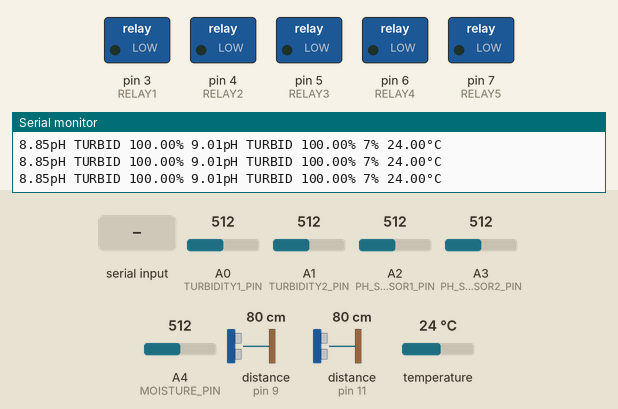
A sketch run on a simulated Arduino Uno, built with avr-gcc and run on an emulated ATmega328P. On the bench: switched loads named in the sketch (green lamp = pin HIGH), the last lines printed to the serial monitor. The inputs (shaded band) are chosen by the test bench; at power-on: distance to the obstacle (sensors on pin 11, pin 9) 80 cm, A0 (TURBIDITY1_PIN) = 512, A1 (TURBIDITY2_PIN) = 512, A2 (PH_SENSOR1_PIN) = 512, A3 (PH_SENSOR2_PIN) = 512, A4 (MOISTURE_PIN) = 512, temperature 24 °C. The echo pulse lasts 58.3 µs per cm.

Above: at 1.2 s.
1.3 s: "1\n" received over Serial
At 2.0 s:
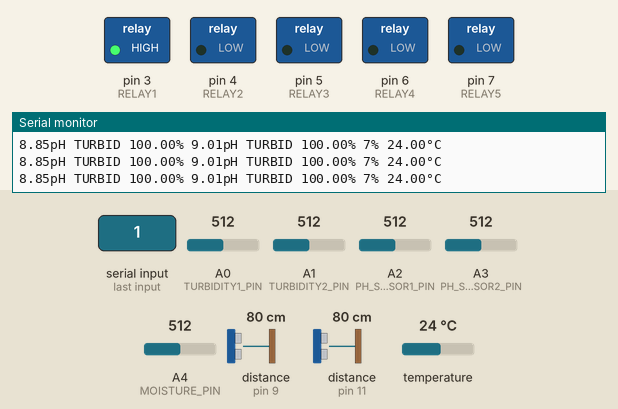
2.8 s: distance to the obstacle (sensor on pin 11) set to 34 cm
5.8 s: distance to the obstacle (sensor on pin 11) set to 27 cm
At 6.5 s:
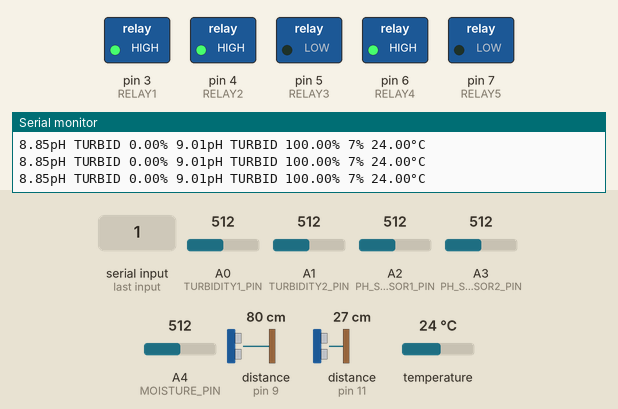
7.3 s: byte 51 ('3') received over Serial
At 8.1 s:
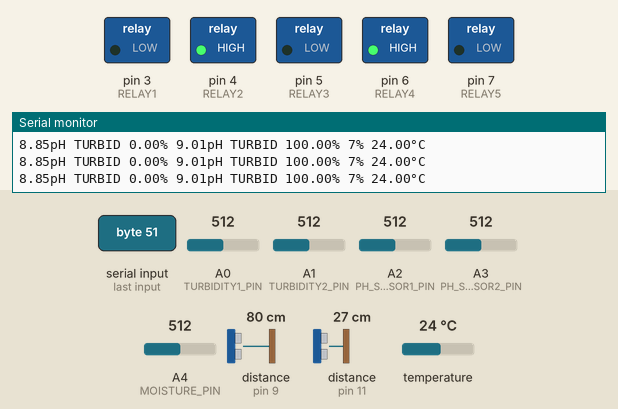
11.8 s: A0 (TURBIDITY1_PIN) set to 571
At 12.14 s:
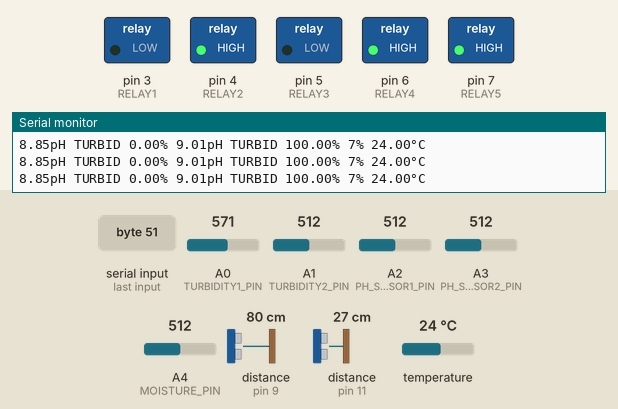
13.7 s: A0 (TURBIDITY1_PIN) set to 578
Timing chart, 0 to 16.6 s (numbered marks = the images above; inputs shaded):
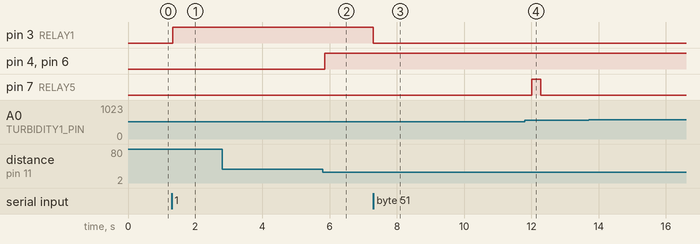

Measured:
- the behaviour switches between 31 and 30 cm on distance to the obstacle (sensor on pin 11) (found by bisection; images 1 and 2)
- after the input at 1.3 s, pin 3 (RELAY1): LOW → HIGH at once
- after the input at 5.8 s, pin 4 (RELAY2), pin 6 (RELAY4): LOW → HIGH after 0.06 s
- after the input at 7.3 s, pin 3 (RELAY1): HIGH → LOW at once

The sketch:

vermifilter.ino
```cpp
#include <NewPing.h> //Ultrasonic Sensor Library
#include <OneWire.h> //Temperature Sensor Library

// CONSTANTS
#define TRIGGER1_PIN    12  // Arduino pin tied to trigger pin on the first ultrasonic sensor.
#define ECHO1_PIN       11  // Arduino pin tied to echo pin on the first ultrasonic sensor.
#define TRIGGER2_PIN    10  // Arduino pin tied to trigger pin on the second ultrasonic sensor.
#define ECHO2_PIN        9  // Arduino pin tied to echo pin on the second ultrasonic sensor.
#define RELAY1           3  // Arduino pin tied to relay1 pin of the influent pump.
#define RELAY2           4  // Arduino pin tied to relay2 pin of the mixing pump1.
#define RELAY3           5  // Arduino pin tied to relay3 pin of the soda ash pump.
#define RELAY4           6  // Arduino pin tied to relay4 pin of the mixing pump2.
#define RELAY5           7  // Arduino pin tied to relay5 pin of solenoid valve.
#define TURBIDITY1_PIN  A0 // Arduino pin tied to turbidity1 sensor.
#define TURBIDITY2_PIN  A1 // Arduino pin tied to turbidity2 sensor.
#define PH_SENSOR1_PIN  A2 // Arduino pin tied to ph1 sensor.
#define PH_SENSOR2_PIN  A3 // Arduino pin tied to ph2 sensor.
#define MOISTURE_PIN    A4 // Arduino pin tied to soil moisture sensor.
#define TEMPERATURE_PIN A5 // Arduino pin tied to temperature sensor.
#define MAX_DISTANCE    30 // Maximum distance we want to ping for (in centimeters). Maximum sensor distance is rated at 400-500cm.
#define Offset1          0.10  //Deviation compensate for pH Sensor1.
#define Offset2          0.26  //Deviation compensate for pH Sensor2.
#define OffsetTurb1      0.40 //Deviation compensate for Turbidity Sensor1.
#define OffsetTurb2      0.04 //Deviation compensate for Turbidity Sensor2.
#define ArrayLength1     40 // Times of collection for pH values.
#define ArrayLength2     40 // Times of collection for pH values.


// DECLARATION
boolean initStatus = 0; //Store initialization status
boolean relay5_State = 0; //Store relay5 status
boolean relay3_State = 0;
boolean isFull = 0; //Store container status
char incoming; //Incoming value for serial
float turbidityUnit1, turbidityUnit2, pHUnit1, pHUnit2, temperature, pHvoltage1, pHvoltage2, voltage1, voltage2, sensorValue1, sensorValue2;
float max_distance1 = 26.0, max_distance2 = 25.0;
int pHArray1[ArrayLength1];   //Store the average value of the sensor feedback
int pHArrayIndex1 = 0;
int pHArray2[ArrayLength2];   //Store the average value of the sensor feedback
int pHArrayIndex2 = 0;
int distance1, distance2, moistureValue;
unsigned long interval_On = 250, interval_Off = 12000, previousMillis1 = 0, previousMillis2 = 0, previousMillis3 = 0, previousMillis4 = 0, previousMillis5 = 0;
OneWire ds(TEMPERATURE_PIN);
NewPing sonar1(TRIGGER1_PIN, ECHO1_PIN, MAX_DISTANCE); // NewPing setup of pins and maximum distance. Ultrasonic Sensor NewPing1
NewPing sonar2(TRIGGER2_PIN, ECHO2_PIN, MAX_DISTANCE); // NewPing setup of pins and maximum distance. Ultrasonic Sensor NewPing2

// SETUP
void setup() {
  Serial.begin(2000000); //Begin serial transmission at 2000000 Baud rate
  pinMode(RELAY1, OUTPUT); //Set relay1 as output.
  pinMode(RELAY2, OUTPUT); //Set relay2 as output.
  pinMode(RELAY3, OUTPUT); //Set relay3 as output.
  pinMode(RELAY4, OUTPUT); //Set relay4 as output.
  pinMode(RELAY5, OUTPUT); //Set relay5 as output.
}

// LOOP
void loop() {
  main_printF();
  if (Serial.available() > 0) {
    incoming = Serial.read(); //Read transmitted input from Raspberry Pi
    if (incoming == '1') {
      initStatus = true;
      digitalWrite(RELAY1, HIGH); //Pump water to influent container.
      while (initStatus) {
        main_printF();
        if (distance1 > 11 && distance1 <= 30 && !isFull) {
          digitalWrite(RELAY1, HIGH); //Pump water to influent container until it is full.
          digitalWrite(RELAY4, HIGH); //Turn on mixing pump
          digitalWrite(RELAY2, HIGH);
//          if (pHUnit1 <= 6.00) {
//            unsigned long currentMillis5 = millis();
//            if (!relay3_State && currentMillis5 - previousMillis5 >= 5000) {
//              previousMillis5 = millis();
//              relay3_State = true;
//              digitalWrite(RELAY3, relay3_State);
//            }
//            else if (relay3_State && currentMillis5 - previousMillis5 >= 100) {
//              previousMillis5 = millis();
//              relay3_State = false;
//              digitalWrite(RELAY3, relay3_State);
//            }
//          }
//          else if (pHUnit1 > 6.00) {
//            digitalWrite(RELAY3, LOW);
//          }
        }
        else if (distance1 != 0) { //Check if influent container is full.
          isFull = true;
          digitalWrite(RELAY4, HIGH); //Turn on mixing pump
          digitalWrite(RELAY2, HIGH);
//          if (pHUnit1 <= 6.00) {
//            unsigned long currentMillis5 = millis();
//            if (!relay3_State && currentMillis5 - previousMillis5 >= 5000) {
//              previousMillis5 = millis();
//              relay3_State = true;
//              digitalWrite(RELAY3, relay3_State);
//            }
//            else if (relay3_State && currentMillis5 - previousMillis5 >= 100) {
//              previousMillis5 = millis();
//              relay3_State = false;
//              digitalWrite(RELAY3, relay3_State);
//            }
//          }
//          else if (pHUnit1 > 6.00) {
//            digitalWrite(RELAY3, LOW);
//          }
          digitalWrite(RELAY1, LOW); //Turn off influent pump
          unsigned long currentMillis2 = millis();
          if (!relay5_State && currentMillis2 - previousMillis2 >= interval_Off) { //Every 1000ms
            previousMillis2 = millis(); //0 is replaced with 1000 and so on
            relay5_State = true;
            digitalWrite(RELAY5, relay5_State); //Pump turns off
          }
          else if (relay5_State && currentMillis2 - previousMillis2 >= interval_On) {
            previousMillis2 = millis();
            relay5_State = false;
            digitalWrite(RELAY5, relay5_State); //Pump turns on
            distance1_Read(); //Check distance
            if (distance1 != 0 && distance1 == 25) {
              isFull = false;
              initStatus = false;
              digitalWrite(RELAY2, LOW);
              digitalWrite(RELAY4, LOW);
              digitalWrite(RELAY5, LOW);
            }
          }
        }
        incoming = Serial.read();
        if (incoming == '2') {
          initStatus = false;
          isFull = false;
          digitalWrite(RELAY1, LOW);
          digitalWrite(RELAY2, LOW);
          digitalWrite(RELAY3, LOW);
          digitalWrite(RELAY4, LOW);
          digitalWrite(RELAY5, LOW);
        } else if (incoming == '3') {
      //else if (distance1 != 0) { //Check if influent container is full.
          isFull = true;
          digitalWrite(RELAY4, HIGH); //Turn on mixing pump
          digitalWrite(RELAY2, HIGH);
//          if (pHUnit1 <= 6.00) {
//            unsigned long currentMillis5 = millis();
//            if (!relay3_State && currentMillis5 - previousMillis5 >= 5000) {
//              previousMillis5 = millis();
//              relay3_State = true;
//              digitalWrite(RELAY3, relay3_State);
//            }
//            else if (relay3_State && currentMillis5 - previousMillis5 >= 100) {
//              previousMillis5 = millis();
//              relay3_State = false;
//              digitalWrite(RELAY3, relay3_State);
//            }
//          }
//          else if (pHUnit1 > 6.00) {
//            digitalWrite(RELAY3, LOW);
//          }
          digitalWrite(RELAY1, LOW); //Turn off influent pump
          unsigned long currentMillis2 = millis();
          if (!relay5_State && currentMillis2 - previousMillis2 >= interval_Off) { //Every 1000ms
            previousMillis2 = millis(); //0 is replaced with 1000 and so on
            relay5_State = true;
            digitalWrite(RELAY5, relay5_State); //Pump turns off
          }
          else if (relay5_State && currentMillis2 - previousMillis2 >= interval_On) {
            previousMillis2 = millis();
            relay5_State = false;
            digitalWrite(RELAY5, relay5_State); //Pump turns on
            distance1_Read(); //Check distance
            if (distance1 != 0 && distance1 == 25) {
              isFull = false;
              initStatus = false;
              digitalWrite(RELAY2, LOW);
              digitalWrite(RELAY4, LOW);
              digitalWrite(RELAY5, LOW);
            }
          }
//        }
      }
    }

    }
  }
}

void main_printF() {
  unsigned long currentMillis1 = millis();
  if (currentMillis1 - previousMillis1 >= 1) {
    previousMillis1 = millis();
    pH1_Print();
    turbidity1_Print();
    volume1_Print();
    pH2_Print();
    turbidity2_Print();
    volume2_Print();
    moisture_Print();
    temp_Print();
    Serial.print("\n");
  }
}

int distance1_Read() {
  distance1 = sonar1.ping_cm();
  return distance1;
}

void distance1_Print() {
  distance1_Read();
  Serial.print("Distance1: ");
  Serial.print(distance1); // Send ping, get distance in cm and print result (0 = outside set distance range)
  Serial.print(" ");
}

int distance2_Read() {
  distance2 = sonar2.ping_cm();
  return distance2;
}

void distance2_Print() {
  distance2_Read();
  Serial.print("Distance2: ");
  Serial.print(distance2); // Send ping, get distance in cm and print result (0 = outside set distance range)
  Serial.print(" ");
}

float pH1_Read() {
  pHArray1[pHArrayIndex1++] = analogRead(PH_SENSOR1_PIN);
  if (pHArrayIndex1 == ArrayLength1)pHArrayIndex1 = 0;
  pHvoltage1 = averagearray(pHArray1, ArrayLength1) * 5.0 / 1024;
  pHUnit1 = 3.5 * pHvoltage1 + Offset1;
  return pHUnit1;
}

void pH1_Print() {
  pH1_Read();
  Serial.print(pHUnit1);
  Serial.print("pH ");
}

float pH2_Read() {
  pHArray2[pHArrayIndex2++] = analogRead(PH_SENSOR2_PIN);
  if (pHArrayIndex2 == ArrayLength2)pHArrayIndex2 = 0;
  pHvoltage2 = averagearray(pHArray2, ArrayLength2) * 5.0 / 1024;
  pHUnit2 = 3.5 * pHvoltage2 + Offset2;
  return pHUnit2;
}

void pH2_Print() {
  pH2_Read();
  Serial.print(pHUnit2);
  Serial.print("pH ");
}

float turbidity1_Read() {
  sensorValue1 = analogRead(TURBIDITY1_PIN);
  voltage1 = (sensorValue1 * (5.0 / 1024.0)) + OffsetTurb1;
  return voltage1;
}

void turbidity1_Print() {
  turbidity1_Read();
//  unsigned long currentMillis4 = millis();
//  if (currentMillis4 - previousMillis4 >= 100) {
//    previousMillis4 = millis();
    if (voltage1 >= 4.06 && voltage1 <= 5.00) {
      Serial.print("CLEAR ");
    }
    else if (voltage1 >= 3.23 && voltage1 <= 4.05) {
      Serial.print("MILD ");
    }
    else if (voltage1 <= 3.22) {
      Serial.print("TURBID ");
    }
//  }
}

float turbidity2_Read() {
  sensorValue2 = analogRead(TURBIDITY2_PIN);
  voltage2 = (sensorValue2 * (5.0 / 1024.0)) + OffsetTurb2;
  return voltage2;
}

void turbidity2_Print() {
  turbidity2_Read();
//  unsigned long currentMillis4 = millis();
//  if (currentMillis4 - previousMillis4 >= 100) {
//    previousMillis4 = millis();
    if (voltage2 >= 4.06 && voltage2 <= 5.00) {
      Serial.print("CLEAR ");
    }
    else if (voltage2 >= 3.23 && voltage2 <= 4.05) {
      Serial.print("MILD ");
    }
    else if (voltage2 <= 3.22) {
      Serial.print("TURBID ");
    }
//  }
}

int moisture_Read() {
  moistureValue = analogRead(MOISTURE_PIN);
  moistureValue = map(moistureValue, 531, 263, 0, 100);
  return moistureValue;
}

void moisture_Print() {
  moisture_Read();
  if(moistureValue < 0){
    Serial.print("0% ");
  } else {
  Serial.print(moistureValue);
  Serial.print("% ");
  }
}

void volume1_Print() {
  distance1_Read();
  double waterLevel1 = ((max_distance1 - distance1) / max_distance1) * 100.0;
  if(waterLevel1 < 0){
    Serial.print("0.00% ");
  } else {
  Serial.print(waterLevel1);
  Serial.print("% ");
  }
}

void volume2_Print() {
  distance2_Read();
  double waterLevel2 = ((max_distance2 - distance2) / max_distance2) * 100.0;
  if(waterLevel2 < 0){
    Serial.print("0.00% ");
  } else {
  Serial.print(waterLevel2);
  Serial.print("% ");
  }
}

float temp_Read() {
  //returns the temperature from one DS18S20 in DEG Celsius

  byte data[12];
  byte addr[8];

  if ( !ds.search(addr)) {
    //no more sensors on chain, reset search
    ds.reset_search();
    return -1000;
  }

  if ( OneWire::crc8( addr, 7) != addr[7]) {
    //Serial.print("CRC is not valid!");
    return -1000;
  }

  if ( addr[0] != 0x10 && addr[0] != 0x28) {
    //Serial.print("Device is not recognized");
    return -1000;
  }

  ds.reset();
  ds.select(addr);
  ds.write(0x44, 1); // start conversion, with parasite power on at the end

  byte present = ds.reset();
  ds.select(addr);
  ds.write(0xBE); // Read Scratchpad


  for (int i = 0; i < 9; i++) { // we need 9 bytes
    data[i] = ds.read();
  }

  ds.reset_search();

  byte MSB = data[1];
  byte LSB = data[0];

  float tempRead = ((MSB << 8) | LSB); //using two's compliment
  temperature = tempRead / 16;

  return temperature;

}

void temp_Print() {
  temp_Read();
  Serial.print(temperature);
  Serial.print("°C ");
}

//For pH Sensor
float averagearray(int* arr, int number) {
  int i;
  int max, min;
  double avg;
  long amount = 0;
  if (number <= 0) {
    return 0;
  }
  if (number < 5) { //less than 5, calculated directly statistics
    for (i = 0; i < number; i++) {
      amount += arr[i];
    }
    avg = amount / number;
    return avg;
  } else {
    if (arr[0] < arr[1]) {
      min = arr[0]; max = arr[1];
    }
    else {
      min = arr[1]; max = arr[0];
    }
    for (i = 2; i < number; i++) {
      if (arr[i] < min) {
        amount += min;      //arr<min
        min = arr[i];
      } else {
        if (arr[i] > max) {
          amount += max;  //arr>max
          max = arr[i];
        } else {
          amount += arr[i]; //min<=arr<=max
        }
      }//if
    }//for
    avg = (double)amount / (number - 2);
  }//if
  return avg;
}
```
